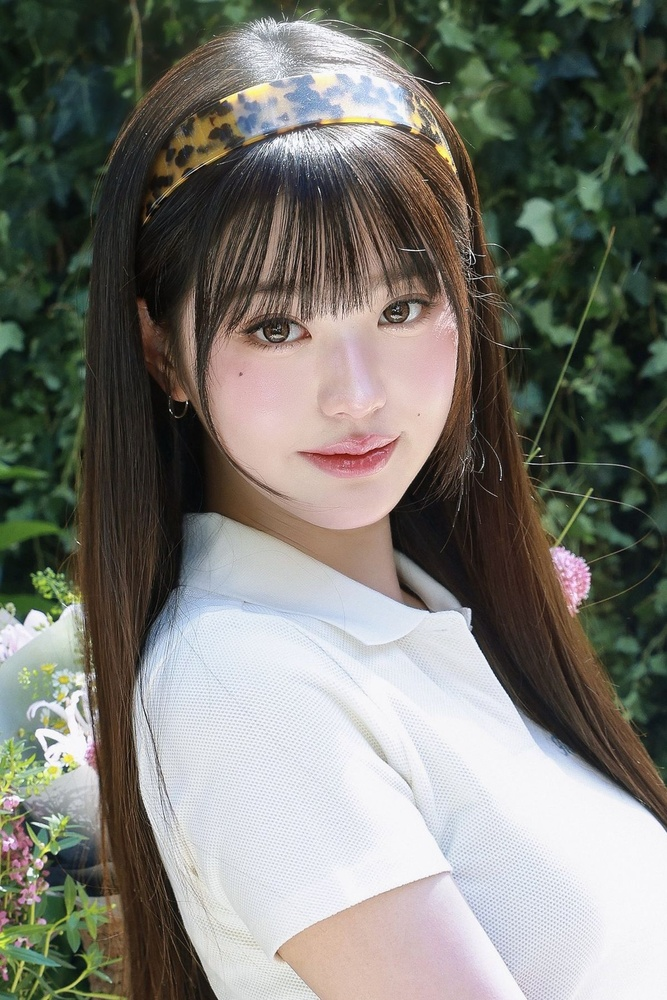
#> input picture images/wonyoung.jpg, 667 x 1000 px, shrunk from 1200 x 1800 before the run
$ python rotate_flip_image.py
#> lines starting #> are read from the running program, lines starting #| are printed output that depends on the picture

from PIL import Image

# Open the image
img = Image.open("../images/wonyoung.jpg")
#> img is the input picture: PIL image 667x1000 RGB; mean R, G, B 121.7, 121.3, 113.9

# Rotate the image 90 degrees
img_rotated = img.rotate(90)
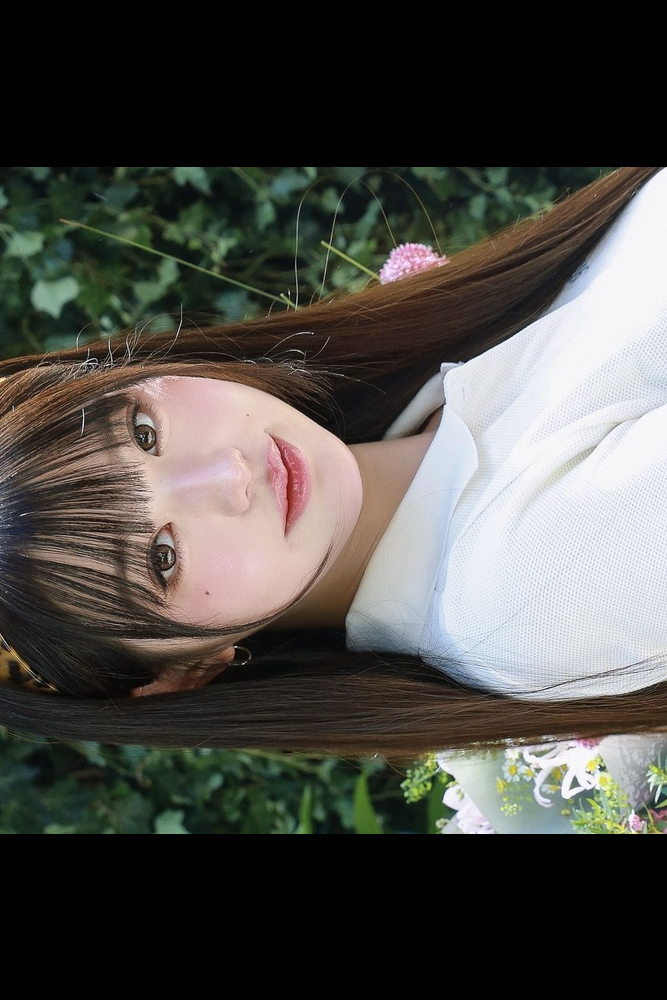
#> img_rotated: PIL image 667x1000 RGB; mean R, G, B 77.6, 76.2, 71.7

# Flip the image horizontally
img_flipped = img.transpose(Image.FLIP_LEFT_RIGHT)
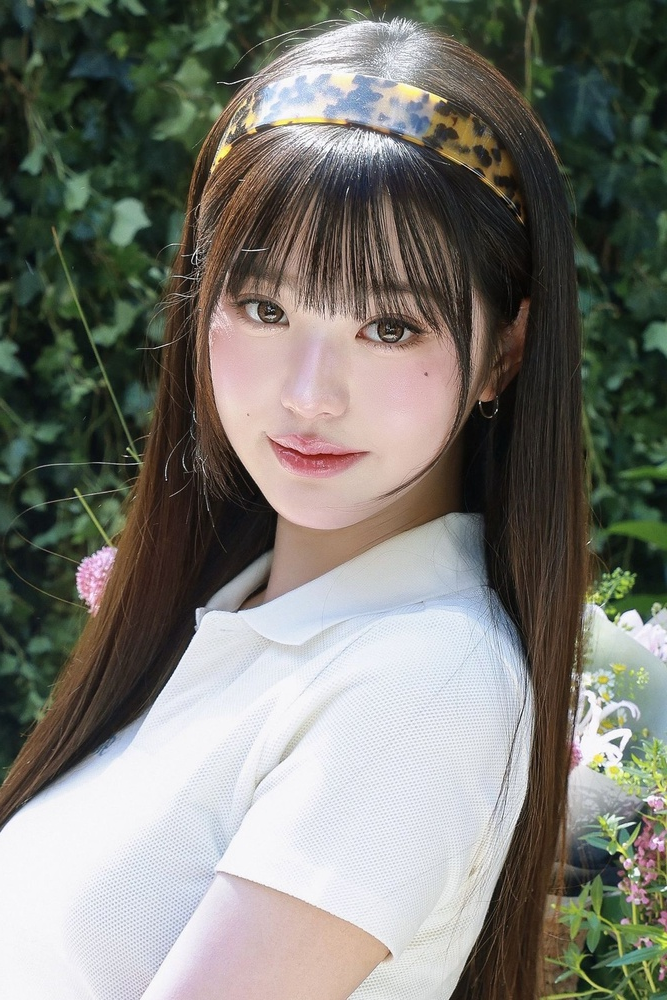
#> img_flipped: PIL image 667x1000 RGB; mean R, G, B 121.7, 121.3, 113.9

# Show the results
img_rotated.show()
img_flipped.show()

$ run again, with images/juhoon.jpg copied over images/wonyoung.jpg
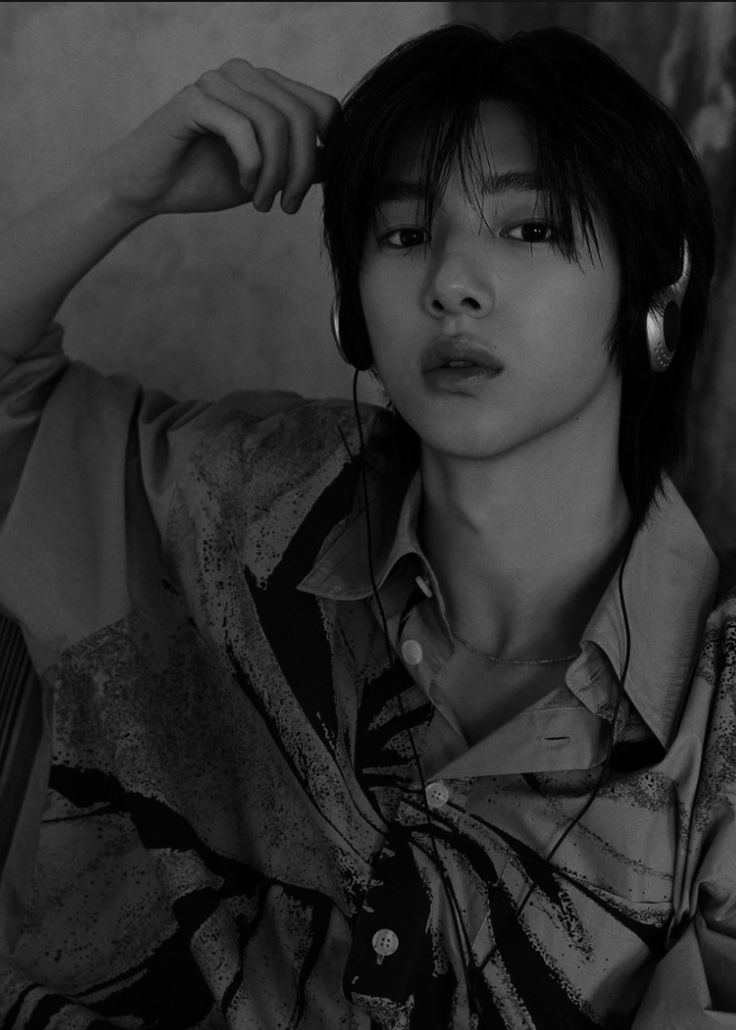
#> input picture images/juhoon.jpg, 736 x 1030 px
#> img is the input picture: PIL image 736x1030 RGB; min 0, max 190, mean 43.9
#> `img_rotated = img.rotate(90)`:
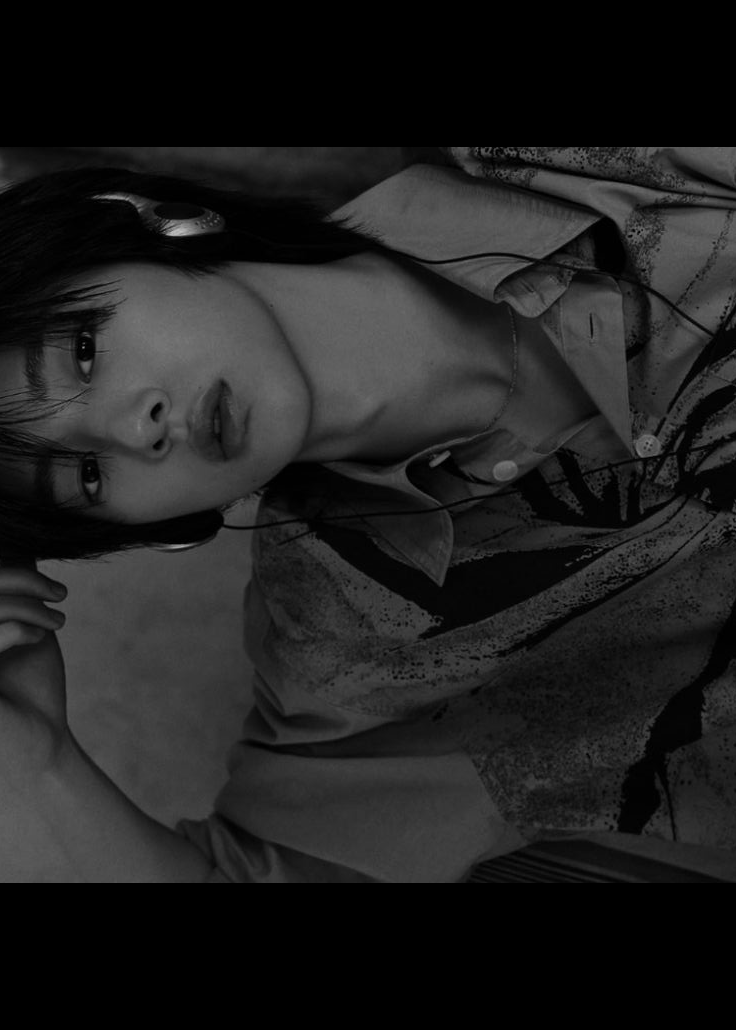
#> img_rotated: PIL image 736x1030 RGB; min 0, max 190, mean 31.8
#> `img_flipped = img.transpose(Image.FLIP_LEFT_RIGHT)`:
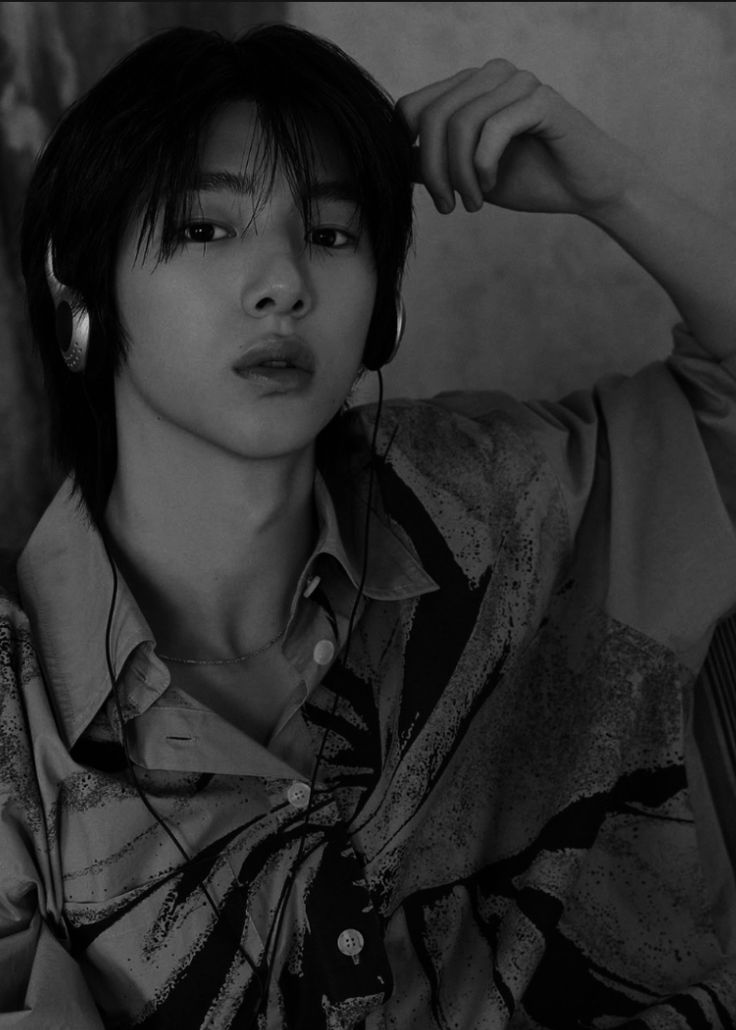
#> img_flipped: PIL image 736x1030 RGB; min 0, max 190, mean 43.9
